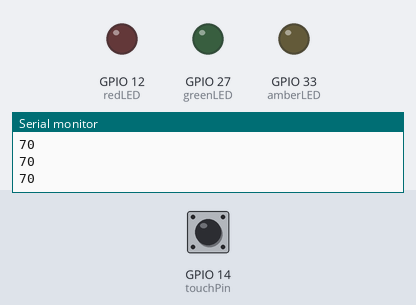
Simulated run of this sketch. Board: ESP32. On the bench: output pins drawn as LEDs (lit = HIGH), the last lines printed to the serial monitor. Inputs (shaded band) come from the test bench; at power-on: GPIO 14 (touchPin) HIGH. At 5.3 s the program stops and its outputs stay as they are.

Above: at 1.2 s.
1.3 s: GPIO 14 (touchPin) pulled LOW for 0.15 s
At 2.0 s:
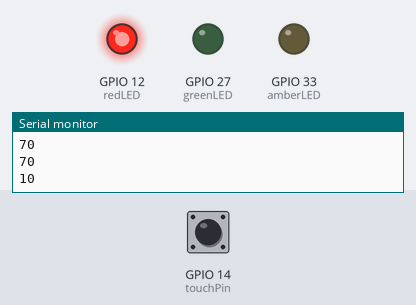
At 2.8 s:
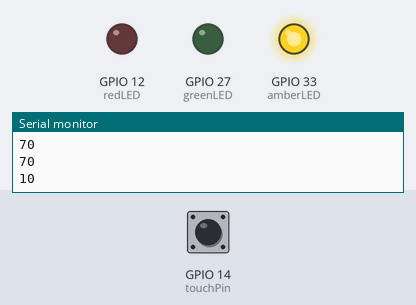
Timing chart, 0 to 6.8 s (numbered marks = the images above; inputs shaded):
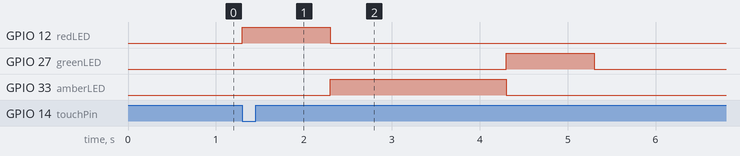

The sketch:

traffic_light_system.ino
```cpp
const int touchPin = 14; // Pin connected to the touch sensor
const int redLED = 12; // Pin connected to the red LED
const int amberLED = 33; // Pin connected to the amber LED
const int greenLED = 27; // Pin connected to the green LED
const int threshold = 25;
int touchValue;


void setup() {
  Serial.begin(115200);
  // Initialize the LED pins as outputs
  pinMode(redLED, OUTPUT);
  pinMode(amberLED, OUTPUT);
  pinMode(greenLED, OUTPUT);
  pinMode(touchPin, INPUT);
}

void loop() {
    touchValue = touchRead(touchPin);
    Serial.println(touchValue);
  // Check if the touch sensor is activated
  if (touchValue < threshold){
    // Turn on the red LED
    digitalWrite(redLED, HIGH);
    delay(1000); // Keep it on for 1 seconds
    digitalWrite(redLED, LOW); // Turn off the red LED

    // Turn on the amber LED
    digitalWrite(amberLED, HIGH);
    delay(2000); // Keep it on for 2 seconds
    digitalWrite(amberLED, LOW); // Turn off the amber LED

    // Turn on the green LED
    digitalWrite(greenLED, HIGH);
    delay(1000); // Keep it on for 1 seconds
    digitalWrite(greenLED, LOW); // Turn off the green LED

    // After a single cycle, stop loop to avoid repeating.
    while(true) {
      // Do nothing infinite loop style
    }
  }
  // Add a small delay to prevent reading the touch sensor too rapidly
  delay(100);
}
```

Measured:
- after the input at 1.3 s, GPIO 12 (redLED): LOW → HIGH at once, → LOW 1.0 s later; GPIO 27 (greenLED): LOW → HIGH after 3.0 s, → LOW 1.0 s later; GPIO 33 (amberLED): LOW → HIGH after 1.0 s, → LOW 2.0 s later
